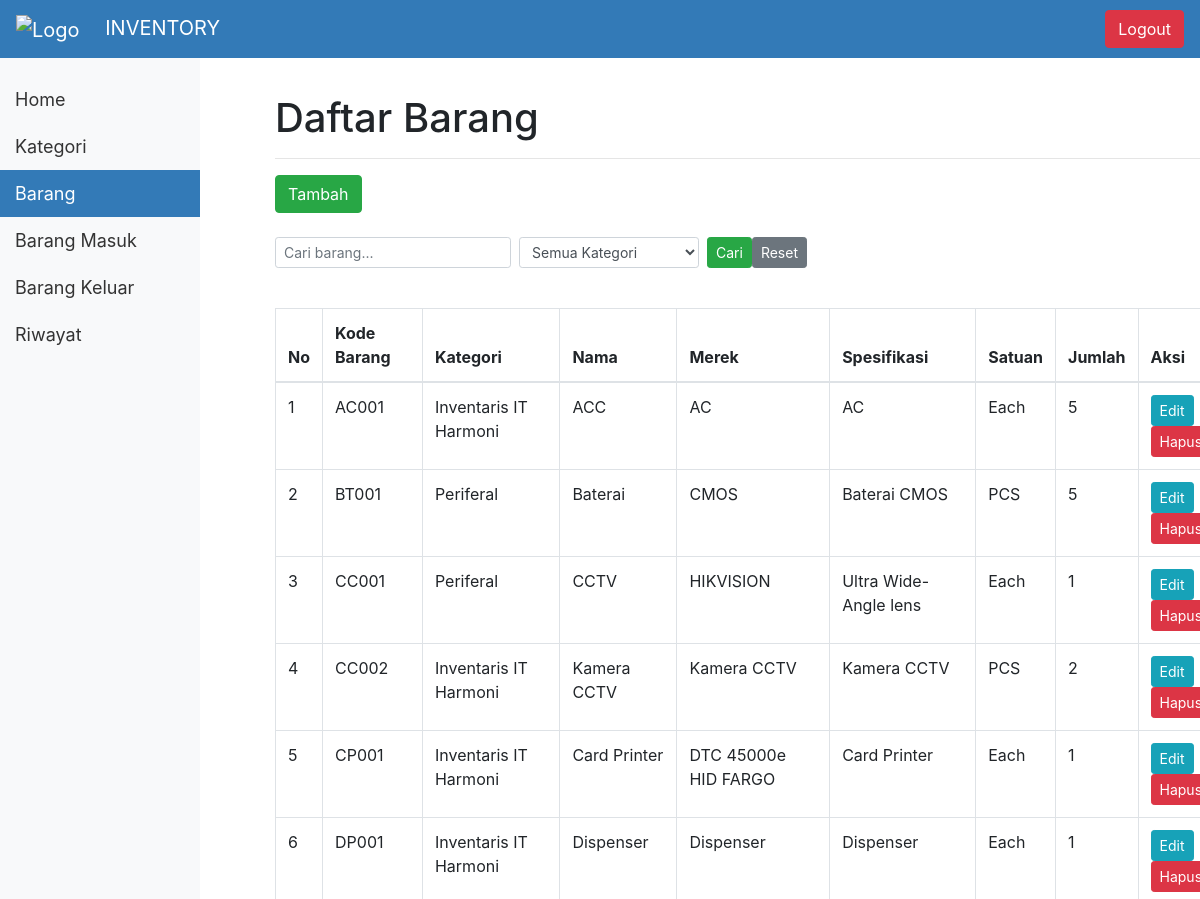
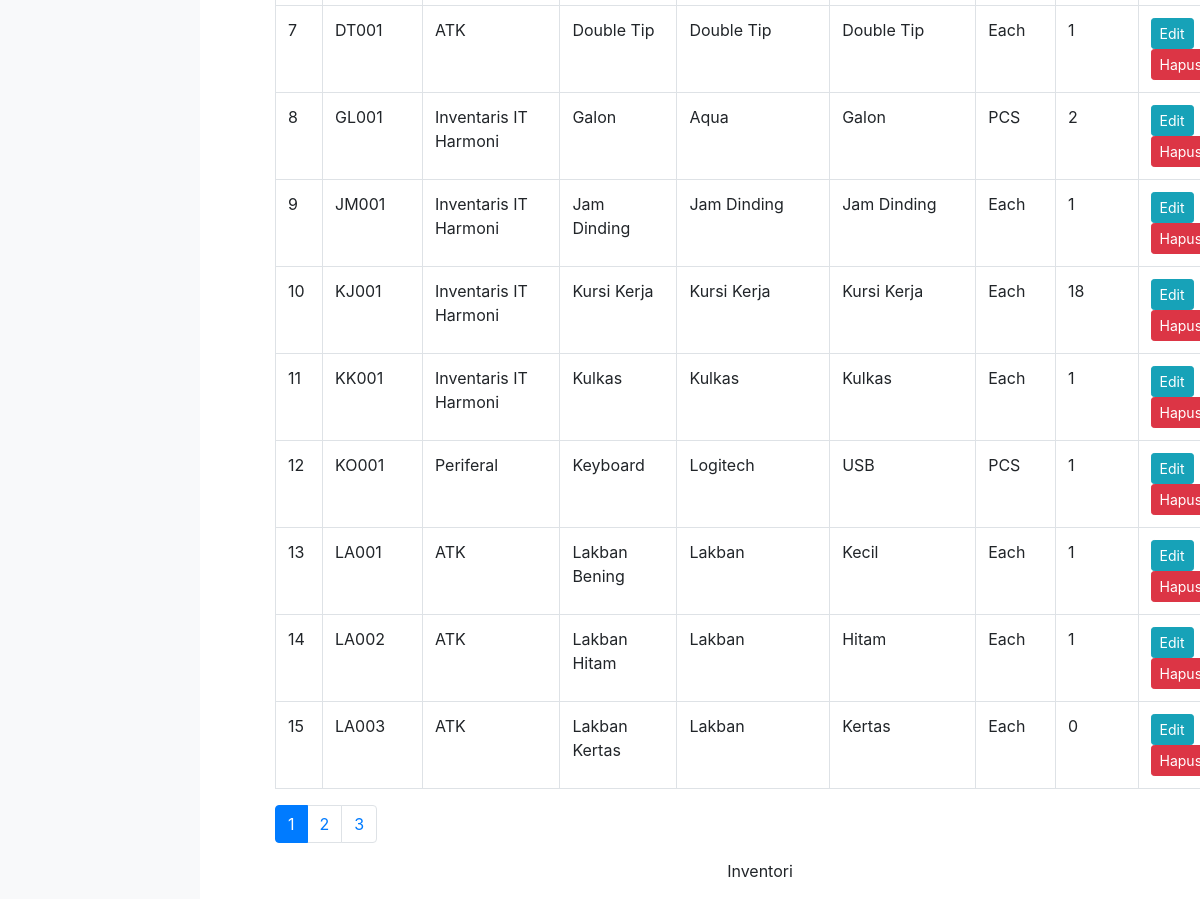
The app's page /barang/daftar.php with its own data (2 pictures, top to bottom).
### tables this page shows
CREATE TABLE `barang` (
  `kode_barang` varchar(11) NOT NULL,
  `nama` varchar(255) DEFAULT NULL,
  `merek` varchar(255) DEFAULT NULL,
  `id_kategori` int(11) DEFAULT NULL,
  `spesifikasi` varchar(255) DEFAULT NULL,
  `satuan` varchar(50) DEFAULT NULL,
  `qty` int(11) DEFAULT 0
);

CREATE TABLE `kategori` (
  `id_kategori` int(11) NOT NULL,
  `deskripsi` varchar(255) DEFAULT NULL
);

### barang/daftar.php (the view, shortened to what this page needs)
<?php
include '../koneksi.php';
include '../header.php';
$search_keyword = '';
$selected_kategori = '';
$limit = 15;
if (isset($_GET["page"])) {
    $page = $_GET["page"];
} else {
    $page = 1;
}
$start_from = ($page - 1) * $limit;
$sql = "
    SELECT b.kode_barang, b.nama, b.merek, k.deskripsi, b.spesifikasi, b.satuan, b.qty
    FROM barang b
    JOIN kategori k ON b.id_kategori = k.id_kategori
    WHERE (b.nama LIKE '%$search_keyword%'
           OR k.deskripsi LIKE '%$search_keyword%'
           OR b.merek LIKE '%$search_keyword%'
           OR b.spesifikasi LIKE '%$search_keyword%'
           OR b.satuan LIKE '%$search_keyword%')
    " . ($selected_kategori ? "AND b.id_kategori = '$selected_kategori'" : "") . "
    LIMIT $start_from, $limit
";
$result = $conn->query($sql);
$sql_total = "
    SELECT COUNT(*) FROM barang b
    JOIN kategori k ON b.id_kategori = k.id_kategori
    WHERE (b.nama LIKE '%$search_keyword%'
           OR k.deskripsi LIKE '%$search_keyword%'
           OR b.merek LIKE '%$search_keyword%'
           OR b.spesifikasi LIKE '%$search_keyword%'
           OR b.satuan LIKE '%$search_keyword%')
    " . ($selected_kategori ? "AND b.id_kategori = '$selected_kategori'" : "") . "
";
$result_total = $conn->query($sql_total);
$row_total = $result_total->fetch_row();
$total_records = $row_total[0];
$total_pages = ceil($total_records / $limit);
?>
<div class="container-fluid">
<h1>Daftar Barang</h1>
<hr>
<a href='tambah.php' class='btn btn-success'>Tambah</a><br><br>
<form method="post" action="" class="form-inline mb-3">
    <div class="form-group mr-2">
        <input type="text" name="search" placeholder="Cari barang..." value="<?php echo $search_keyword; ?>" class="form-control form-control-sm">
    </div>
    <div class="form-group mr-2">
        <select name="kategori_filter" class="form-control form-control-sm">
            <option value="">Semua Kategori</option>
        </select>
    </div>
    <input type="submit" value="Cari" class="btn btn-success btn-sm">
    <a href="daftar.php" class="btn btn-secondary btn-sm">Reset</a>
</form><br>
<table class='table table-bordered'>
    <thead>
        <tr>
            <th>No</th>
            <th>Kode Barang</th>
            <th>Kategori</th>
            <th>Nama</th>
            <th>Merek</th>
            <th>Spesifikasi</th>
            <th>Satuan</th>
            <th>Jumlah</th>
            <th>Aksi</th>
        </tr>
    </thead>
    <tbody>
</div>
<?php
if ($result->num_rows > 0) {
    $no = $start_from + 1;
    while($row = $result->fetch_assoc()) {
        echo "<tr>";
        echo "<td>" . $no++ . "</td>";
        echo "<td>" . $row['kode_barang'] . "</td>";
        echo "<td>" . $row['deskripsi'] . "</td>";
        echo "<td>" . $row['nama'] . "</td>";
        echo "<td>" . $row['merek'] . "</td>";
        echo "<td>" . $row['spesifikasi'] . "</td>";
        echo "<td>" . $row['satuan'] . "</td>";
        echo "<td>" . $row['qty'] . "</td>";
        echo "<td>
                  <a href='edit.php?kode_barang=" . $row['kode_barang'] . "' class='btn btn-info btn-sm'>Edit</a>
                  <a href='hapus.php?kode_barang=" . $row['kode_barang'] . "' class='btn btn-danger btn-sm'>Hapus</a>
              </td>";
        echo "</tr>";
    }
} else {
    echo "<tr><td colspan='9'>Tidak ada barang.</td></tr>";
}
echo '<nav>';
echo '<ul class="pagination">';
for ($i = 1; $i <= $total_pages; $i++) {
    $active = ($i == $page) ? 'active' : '';
    echo "<li class='page-item $active'><a class='page-link' href='daftar.php?page=$i&search=$search_keyword&kategori_filter=$selected_kategori'>$i</a></li>";
}
echo '</ul>';
echo '</nav>';
include '../footer.php';
?>

### header.php (shortened to what this page needs)
<!DOCTYPE html>
<html>
<head>
    <link rel="stylesheet" href="https://stackpath.bootstrapcdn.com/bootstrap/4.5.2/css/bootstrap.min.css">
</head>
<body>
    <div class="container-fluid p-0">
        <nav class="navbar navbar-expand-lg navbar-primary">
            <div class="container-fluid p-0">
                <a class="navbar-brand" href="/">
                    <img alt="Logo" src="/inventaris/img/pamapersada-logo.png" style="height: 30px;">
                    INVENTORY
                </a>
                <ul class="nav ml-auto">
                    <button class="btn btn-danger navbar-btn"><a href="#" id="logout">Logout</a></button>
                </ul>
            </div>
        </nav>
        <div class="row no-gutters">
            <div class="col-md-2 sidenav">
                <a class="<?= basename($_SERVER['PHP_SELF']) == 'home.php' ? 'active' : '' ?>" href="/inventaris/home.php">Home</a>
                <a class="<?= basename($_SERVER['PHP_SELF']) == 'daftar.php' && strpos($_SERVER['REQUEST_URI'], '/kategori/') !== false ? 'active' : '' ?>" href="/inventaris/kategori/daftar.php">Kategori</a>
                <a class="<?= basename($_SERVER['PHP_SELF']) == 'daftar.php' && strpos($_SERVER['REQUEST_URI'], '/barang/') !== false ? 'active' : '' ?>" href="/inventaris/barang/daftar.php">Barang</a>
                <a class="<?= basename($_SERVER['PHP_SELF']) == 'barang_masuk.php' && strpos($_SERVER['REQUEST_URI'], '/transaksi/') !== false ? 'active' : '' ?>" href="/inventaris/transaksi/barang_masuk.php">Barang Masuk</a>
                <a class="<?= basename($_SERVER['PHP_SELF']) == 'barang_keluar.php' && strpos($_SERVER['REQUEST_URI'], '/transaksi/') !== false ? 'active' : '' ?>" href="/inventaris/transaksi/barang_keluar.php">Barang Keluar</a>
                <a class="<?= basename($_SERVER['PHP_SELF']) == 'daftar.php' && strpos($_SERVER['REQUEST_URI'], '/riwayat/') !== false ? 'active' : '' ?>" href="/inventaris/riwayat/daftar.php">Riwayat</a>
            </div>
            <div class="col-md-10 main-content"><br>
</body>
</html>

### footer.php (shortened to what this page needs)
<footer class="container-fluid text-center">
    <p>Inventori</p>
</footer>
</body>
</html>

### header.php (style rules this page uses)
body, html { margin: 0; padding: 0; height: 100%; overflow-x: hidden; }
.navbar-primary { background-color: #337ab7; border-color: #2e6da4; margin-bottom: 0; position: fixed; width: 100%; top: 0; z-index: 1000; }
.navbar-primary .navbar-brand, .navbar-primary .navbar-nav > li > a { color: #fff; }
.btn-danger.navbar-btn a { color: #fff; }
.sidenav { background-color: #f8f9fa; padding-top: 20px; position: fixed; top: 56px; left: 0; bottom: 0; width: 250px; overflow-y: auto; z-index: 999; }
.sidenav a { padding: 10px 15px; text-decoration: none; font-size: 18px; color: #333; display: block; }
.sidenav .active { background-color: #337ab7; color: #fff; }
.main-content { margin-left: 260px; padding-top: 70px; padding-left: 20px; padding-right: 20px; }
.navbar-brand img { margin-right: 20px; }

### records on screen
barang: kode_barang "AC001", id_kategori.deskripsi "Inventaris IT Harmoni", nama "ACC", merek "AC", spesifikasi "AC", satuan "Each", qty "5"
barang: kode_barang "BT001", id_kategori.deskripsi "Periferal", nama "Baterai", merek "CMOS", spesifikasi "Baterai CMOS", satuan "PCS", qty "5"
barang: kode_barang "CC001", id_kategori.deskripsi "Periferal", nama "CCTV", merek "HIKVISION", spesifikasi "Ultra Wide-Angle lens", satuan "Each", qty "1"
barang: kode_barang "CC002", id_kategori.deskripsi "Inventaris IT Harmoni", nama "Kamera CCTV", merek "Kamera CCTV", spesifikasi "Kamera CCTV", satuan "PCS", qty "2"
barang: kode_barang "CP001", id_kategori.deskripsi "Inventaris IT Harmoni", nama "Card Printer", merek "DTC 45000e HID FARGO", spesifikasi "Card Printer", satuan "Each", qty "1"
barang: kode_barang "DP001", id_kategori.deskripsi "Inventaris IT Harmoni", nama "Dispenser", merek "Dispenser", spesifikasi "Dispenser", satuan "Each", qty "1"
barang: kode_barang "DT001", id_kategori.deskripsi "ATK", nama "Double Tip", merek "Double Tip", spesifikasi "Double Tip", satuan "Each", qty "1"
barang: kode_barang "GL001", id_kategori.deskripsi "Inventaris IT Harmoni", nama "Galon", merek "Aqua", spesifikasi "Galon", satuan "PCS", qty "2"
barang: kode_barang "JM001", id_kategori.deskripsi "Inventaris IT Harmoni", nama "Jam Dinding", merek "Jam Dinding", spesifikasi "Jam Dinding", satuan "Each", qty "1"
barang: kode_barang "KJ001", id_kategori.deskripsi "Inventaris IT Harmoni", nama "Kursi Kerja", merek "Kursi Kerja", spesifikasi "Kursi Kerja", satuan "Each", qty "18"
barang: kode_barang "KK001", id_kategori.deskripsi "Inventaris IT Harmoni", nama "Kulkas", merek "Kulkas", spesifikasi "Kulkas", satuan "Each", qty "1"
barang: kode_barang "KO001", id_kategori.deskripsi "Periferal", nama "Keyboard", merek "Logitech", spesifikasi "USB", satuan "PCS", qty "1"
barang: kode_barang "LA001", id_kategori.deskripsi "ATK", nama "Lakban Bening", merek "Lakban", spesifikasi "Kecil", satuan "Each", qty "1"
barang: kode_barang "LA002", id_kategori.deskripsi "ATK", nama "Lakban Hitam", merek "Lakban", spesifikasi "Hitam", satuan "Each", qty "1"
barang: kode_barang "LA003", id_kategori.deskripsi "ATK", nama "Lakban Kertas", merek "Lakban", spesifikasi "Kertas", satuan "Each", qty "0"
